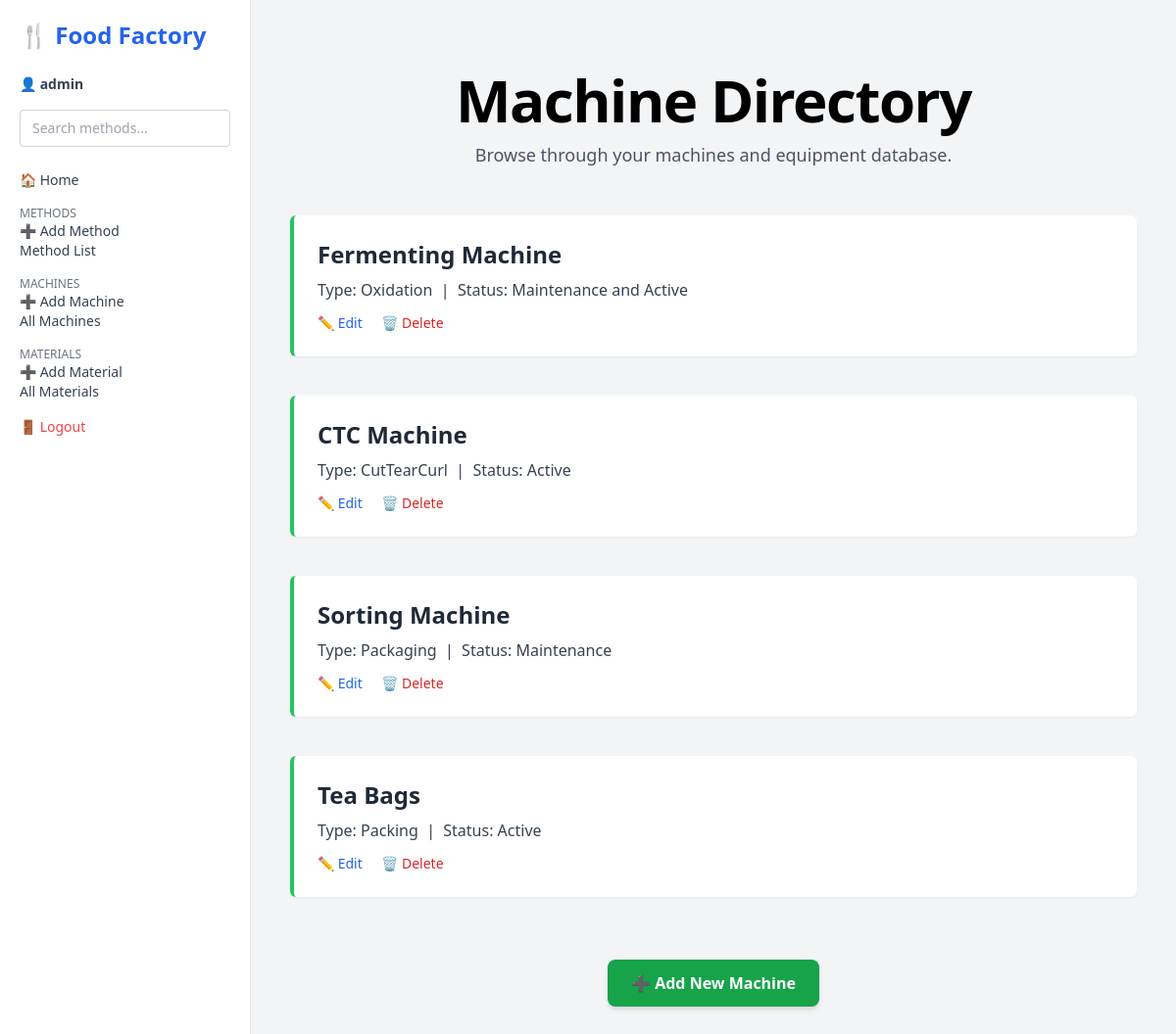
The page /machines/ (signed in) on the database its author committed.
### factory_app/models.py (models this page shows, shortened)
class Machine(models.Model):
    name = models.CharField(max_length=100)
    machine_id = models.CharField(max_length=50)
    type = models.CharField(max_length=50)
    status = models.CharField(max_length=50)

### factory_app/views.py (the view)
# urls.py: path('machines/', views.MachineListView.as_view(), name='machine-list'),
class MachineListView(LoginRequiredMixin, ListView):
    model = Machine
    template_name = 'machine/machineList.html'
    context_object_name = 'machines'

### factory_app/templates/machine/machineList.html (shortened to what this page needs)
{% extends 'base.html' %}
{% block content %}
<div class="px-4 py-12 bg-gray-100 min-h-screen">
  <div class="text-center mb-12">
    <h2 class="text-5xl md:text-6xl font-extrabold mb-3 leading-tight tracking-tight">
      Machine Directory
    </h2>
    {% if request.GET.search %}
      <p class="text-base text-gray-600">
        Showing results for: <strong class="text-blue-600">{{ request.GET.search }}</strong>
      </p>
    {% else %}
      <p class="text-lg text-gray-600">
        Browse through your machines and equipment database.
      </p>
    {% endif %}
  </div>
  {% if machines %}
    <div class="space-y-10 max-w-4xl mx-auto">
      {% for machine in machines %}
        <section class="animate-fade-in-up bg-white shadow-sm hover:shadow-md p-6 border-l-4 border-green-500 rounded-md transition">
          <h3 class="text-2xl font-semibold text-gray-800 mb-2">
            {{ machine.name }}
          </h3>
          <p class="text-gray-700 text-base mb-3">
            Type: <span class="font-medium">{{ machine.type }}</span> &nbsp;|&nbsp;
            Status: <span class="font-medium">{{ machine.status }}</span>
          </p>
          <div class="space-x-4 text-sm">
            <a href="{% url 'machine-edit' machine.pk %}" class="text-blue-600 font-medium hover:underline">✏️ Edit</a>
            <form method="post" action="{% url 'machine-delete' machine.pk %}" class="inline" onsubmit="return confirm('Are you sure you want to delete this machine?');">
              <button type="submit" class="text-red-600 font-medium hover:underline bg-transparent border-none cursor-pointer">
                🗑️ Delete
              </button>
            </form>
          </div>
        </section>
      {% endfor %}
    </div>
  {% else %}
    <p class="text-center text-gray-600 text-lg mt-16">No machines found.</p>
  {% endif %}
  <div class="mt-16 text-center">
    <a href="{% url 'machine-add' %}"
       class="inline-block py-3 px-6 bg-green-600 hover:bg-green-700 text-white font-semibold rounded-lg shadow-md transition">
      ➕ Add New Machine
    </a>
  </div>
</div>
{% endblock %}

### factory_app/templates/base.html (shortened to what this page needs)
<!DOCTYPE html>
<html lang="en">
  <head>
    <script src="https://cdn.tailwindcss.com"></script>
  </head>
  <body class="bg-gray-100">
    <div class="flex flex-col md:flex-row h-screen">
      <aside id="sidebar" class="md:block hidden w-full md:w-64 bg-white border-r border-gray-200 p-5">
        <h2 class="text-2xl font-bold text-blue-600 mb-6 hidden md:block">🍴 Food Factory</h2>
        {% if user.is_authenticated %}
        <div class="mb-4 text-sm text-gray-700">
          👤 <span class="font-semibold">{{ user.username }}</span>
        </div>
        {% endif %}
        <form method="GET" action="{% url 'method-list' %}" class="mb-6">
          <input
            type="text"
            name="search"
            placeholder="Search methods..."
            class="w-full px-3 py-2 border border-gray-300 rounded text-sm focus:outline-none focus:ring-2 focus:ring-blue-500"
          />
        </form>
        <nav class="space-y-4 text-gray-700 text-sm">
          <a href="{% url 'dashboard' %}" class="block hover:text-blue-500">🏠 Home</a>
          <div class="mt-4">
            <p class="text-gray-500 uppercase text-xs">Methods</p>
            <a href="{% url 'add-method' %}" class="block hover:text-blue-500">➕ Add Method</a>
            <a href="{% url 'method-list' %}" class="block hover:text-blue-500">Method List</a>
          </div>
          <div class="mt-4">
            <p class="text-gray-500 uppercase text-xs">Machines</p>
            <a href="{% url 'machine-add' %}" class="block hover:text-blue-500">➕ Add Machine</a>
            <a href="{% url 'machine-list' %}" class="block hover:text-blue-500">All Machines</a>
          </div>
          <div class="mt-4">
            <p class="text-gray-500 uppercase text-xs">Materials</p>
            <a href="{% url 'material-add' %}" class="block hover:text-blue-500">➕ Add Material</a>
            <a href="{% url 'material-list' %}" class="block hover:text-blue-500">All Materials</a>
          </div>
          <form method="post" action="{% url 'logout' %}" class="mt-10">
            <button class="text-red-500 hover:text-red-700">🚪 Logout</button>
          </form>
        </nav>
      </aside>
      <main class="flex-1 p-6 overflow-y-auto">{% block content %} {% endblock %}</main>
    </div>
  </body>
</html>

### factory_app/templates/machine/machineList.html (style rules this page uses)
.animate-fade-in-up { animation: fadeInUp 0.6s ease-out; }

### factory_app/templates/base.html (style rules this page uses)
.animate-fade-in-up { animation: fade-in 1s ease-out, slide-up 1s ease-out; }

### rows shown on the page
Machine: name "Fermenting Machine", type "Oxidation", status "Maintenance and Active"
Machine: name "CTC Machine", type "CutTearCurl", status "Active"
Machine: name "Sorting Machine", type "Packaging", status "Maintenance"
Machine: name "Tea Bags", type "Packing", status "Active"

### other values the page prints
{{ user.username }} "admin"
